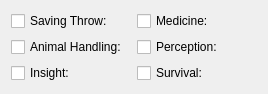
  <widget class="QWidget" name="layoutWidget7">
   <property name="geometry">
    <rect>
     <x>670</x>
     <y>280</y>
     <width>248</width>
     <height>65</height>
    </rect>
   </property>
   <layout class="QGridLayout" name="gridLayout_16">
    <item row="0" column="0">
     <widget class="QCheckBox" name="chkWisSave">
      <property name="minimumSize">
       <size>
        <width>120</width>
        <height>0</height>
       </size>
      </property>
      <property name="maximumSize">
       <size>
        <width>120</width>
        <height>16777215</height>
       </size>
      </property>
      <property name="text">
       <string>Saving Throw: </string>
      </property>
     </widget>
    </item>
    <item row="0" column="1">
     <widget class="QCheckBox" name="chkMedicine">
      <property name="minimumSize">
       <size>
        <width>120</width>
        <height>0</height>
       </size>
      </property>
      <property name="maximumSize">
       <size>
        <width>120</width>
        <height>16777215</height>
       </size>
      </property>
      <property name="text">
       <string>Medicine:</string>
      </property>
     </widget>
    </item>
    <item row="1" column="0">
     <widget class="QCheckBox" name="chkAnimalHandling">
      <property name="minimumSize">
       <size>
        <width>120</width>
        <height>0</height>
       </size>
      </property>
      <property name="maximumSize">
       <size>
        <width>120</width>
        <height>16777215</height>
       </size>
      </property>
      <property name="text">
       <string>Animal Handling:</string>
      </property>
     </widget>
    </item>
    <item row="1" column="1">
     <widget class="QCheckBox" name="chkPerception">
      <property name="minimumSize">
       <size>
        <width>120</width>
        <height>0</height>
       </size>
      </property>
      <property name="maximumSize">
       <size>
        <width>120</width>
        <height>16777215</height>
       </size>
      </property>
      <property name="text">
       <string>Perception:</string>
      </property>
     </widget>
    </item>
    <item row="2" column="0">
     <widget class="QCheckBox" name="chkInsight">
      <property name="minimumSize">
       <size>
        <width>120</width>
        <height>0</height>
       </size>
      </property>
      <property name="maximumSize">
       <size>
        <width>120</width>
        <height>16777215</height>
       </size>
      </property>
      <property name="text">
       <string>Insight:</string>
      </property>
     </widget>
    </item>
    <item row="2" column="1">
     <widget class="QCheckBox" name="chkSurvival">
      <property name="minimumSize">
       <size>
        <width>120</width>
        <height>0</height>
       </size>
      </property>
      <property name="maximumSize">
       <size>
        <width>120</width>
        <height>16777215</height>
       </size>
      </property>
      <property name="text">
       <string>Survival:</string>
      </property>
     </widget>
    </item>
   </layout>
  </widget>
